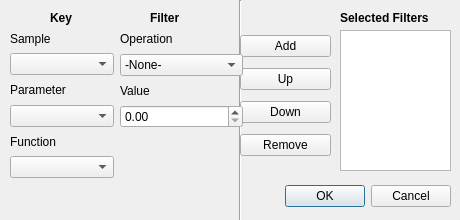
<?xml version="1.0" encoding="UTF-8"?>
<ui version="4.0">
 <class>Filter</class>
 <widget class="QDialog" name="Filter">
  <property name="geometry">
   <rect>
    <x>0</x>
    <y>0</y>
    <width>460</width>
    <height>220</height>
   </rect>
  </property>
  <property name="minimumSize">
   <size>
    <width>460</width>
    <height>220</height>
   </size>
  </property>
  <property name="maximumSize">
   <size>
    <width>460</width>
    <height>220</height>
   </size>
  </property>
  <property name="windowTitle">
   <string>Dialog</string>
  </property>
  <widget class="QDialogButtonBox" name="buttonBox">
   <property name="geometry">
    <rect>
     <x>130</x>
     <y>180</y>
     <width>321</width>
     <height>32</height>
    </rect>
   </property>
   <property name="orientation">
    <enum>Qt::Horizontal</enum>
   </property>
   <property name="standardButtons">
    <set>QDialogButtonBox::Cancel|QDialogButtonBox::Ok</set>
   </property>
  </widget>
  <widget class="QListWidget" name="selected">
   <property name="geometry">
    <rect>
     <x>340</x>
     <y>30</y>
     <width>111</width>
     <height>141</height>
    </rect>
   </property>
  </widget>
  <widget class="QLabel" name="label_4">
   <property name="geometry">
    <rect>
     <x>340</x>
     <y>10</y>
     <width>111</width>
     <height>16</height>
    </rect>
   </property>
   <property name="font">
    <font>
     <weight>75</weight>
     <bold>true</bold>
    </font>
   </property>
   <property name="text">
    <string>Selected Filters</string>
   </property>
  </widget>
  <widget class="QLabel" name="label_7">
   <property name="geometry">
    <rect>
     <x>50</x>
     <y>10</y>
     <width>31</width>
     <height>16</height>
    </rect>
   </property>
   <property name="font">
    <font>
     <weight>75</weight>
     <bold>true</bold>
    </font>
   </property>
   <property name="text">
    <string>Key</string>
   </property>
  </widget>
  <widget class="QLabel" name="label_8">
   <property name="geometry">
    <rect>
     <x>150</x>
     <y>10</y>
     <width>31</width>
     <height>16</height>
    </rect>
   </property>
   <property name="font">
    <font>
     <weight>75</weight>
     <bold>true</bold>
    </font>
   </property>
   <property name="text">
    <string>Filter</string>
   </property>
  </widget>
  <widget class="Line" name="line">
   <property name="geometry">
    <rect>
     <x>230</x>
     <y>0</y>
     <width>20</width>
     <height>241</height>
    </rect>
   </property>
   <property name="orientation">
    <enum>Qt::Vertical</enum>
   </property>
  </widget>
  <widget class="QWidget" name="layoutWidget">
   <property name="geometry">
    <rect>
     <x>10</x>
     <y>30</y>
     <width>104</width>
     <height>148</height>
    </rect>
   </property>
   <layout class="QVBoxLayout" name="verticalLayout">
    <item>
     <widget class="QLabel" name="label">
      <property name="text">
       <string>Sample</string>
      </property>
     </widget>
    </item>
    <item>
     <widget class="QComboBox" name="sample"/>
    </item>
    <item>
     <widget class="QLabel" name="label_2">
      <property name="text">
       <string>Parameter</string>
      </property>
     </widget>
    </item>
    <item>
     <widget class="QComboBox" name="parameter"/>
    </item>
    <item>
     <widget class="QLabel" name="label_3">
      <property name="text">
       <string>Function</string>
      </property>
     </widget>
    </item>
    <item>
     <widget class="QComboBox" name="function"/>
    </item>
   </layout>
  </widget>
  <widget class="QWidget" name="layoutWidget">
   <property name="geometry">
    <rect>
     <x>240</x>
     <y>30</y>
     <width>91</width>
     <height>134</height>
    </rect>
   </property>
   <layout class="QVBoxLayout" name="verticalLayout_2">
    <item>
     <widget class="QPushButton" name="add">
      <property name="text">
       <string>Add</string>
      </property>
     </widget>
    </item>
    <item>
     <widget class="QPushButton" name="up">
      <property name="text">
       <string>Up</string>
      </property>
     </widget>
    </item>
    <item>
     <widget class="QPushButton" name="down">
      <property name="text">
       <string>Down</string>
      </property>
     </widget>
    </item>
    <item>
     <widget class="QPushButton" name="remove">
      <property name="text">
       <string>Remove</string>
      </property>
     </widget>
    </item>
   </layout>
  </widget>
  <widget class="QWidget" name="layoutWidget">
   <property name="geometry">
    <rect>
     <x>120</x>
     <y>30</y>
     <width>123</width>
     <height>98</height>
    </rect>
   </property>
   <layout class="QVBoxLayout" name="verticalLayout_3">
    <item>
     <widget class="QLabel" name="label_5">
      <property name="text">
       <string>Operation</string>
      </property>
     </widget>
    </item>
    <item>
     <widget class="QComboBox" name="operation">
      <item>
       <property name="text">
        <string>-None-</string>
       </property>
      </item>
      <item>
       <property name="text">
        <string>ascending</string>
       </property>
      </item>
      <item>
       <property name="text">
        <string>descending</string>
       </property>
      </item>
      <item>
       <property name="text">
        <string>&gt;</string>
       </property>
      </item>
      <item>
       <property name="text">
        <string>&gt;=</string>
       </property>
      </item>
      <item>
       <property name="text">
        <string>&lt;</string>
       </property>
      </item>
      <item>
       <property name="text">
        <string>&lt;=</string>
       </property>
      </item>
     </widget>
    </item>
    <item>
     <widget class="QLabel" name="label_6">
      <property name="text">
       <string>Value</string>
      </property>
     </widget>
    </item>
    <item>
     <widget class="QDoubleSpinBox" name="value"/>
    </item>
   </layout>
  </widget>
 </widget>
 <resources/>
 <connections>
  <connection>
   <sender>buttonBox</sender>
   <signal>accepted()</signal>
   <receiver>Filter</receiver>
   <slot>accept()</slot>
   <hints>
    <hint type="sourcelabel">
     <x>248</x>
     <y>254</y>
    </hint>
    <hint type="destinationlabel">
     <x>157</x>
     <y>274</y>
    </hint>
   </hints>
  </connection>
  <connection>
   <sender>buttonBox</sender>
   <signal>rejected()</signal>
   <receiver>Filter</receiver>
   <slot>reject()</slot>
   <hints>
    <hint type="sourcelabel">
     <x>316</x>
     <y>260</y>
    </hint>
    <hint type="destinationlabel">
     <x>286</x>
     <y>274</y>
    </hint>
   </hints>
  </connection>
 </connections>
</ui>
